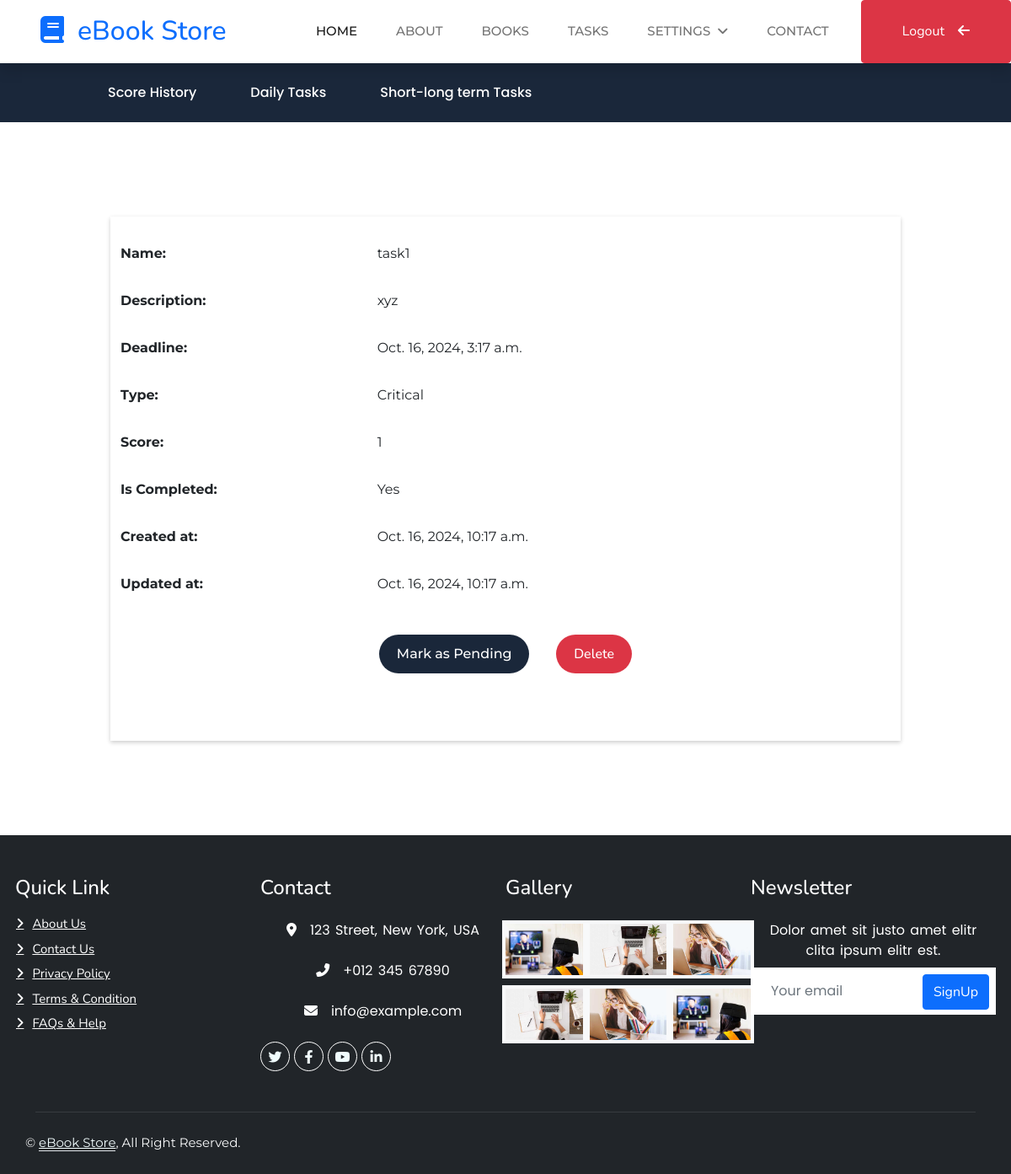
The app's page /4/ (signed in) with its own data.
### task/models.py (models this page shows, shortened)
class Task(models.Model):
    TASK_TYPE_MOST_IMPORTANT = "Most Important"
    TASK_TYPE_CRITICAL = "Critical"
    TASK_TYPE_OTHER = "Other"
    TASK_TYPES = (TASK_TYPE_MOST_IMPORTANT, TASK_TYPE_CRITICAL, TASK_TYPE_OTHER)
    TASK_DUERATION_DAILY = "Daily"
    TASK_DUERATION_LONG_SHORT_TERM = "Long-Short term"
    TASK_DUERATIONS = (TASK_DUERATION_DAILY, TASK_DUERATION_LONG_SHORT_TERM)
    is_completed = models.BooleanField(default=False)
    name = models.CharField(max_length=200)
    description = models.TextField()
    deadline = models.DateTimeField()
    created_by = models.ForeignKey(
        User, on_delete=models.CASCADE, related_name="tasks"
    )
    created_at = models.DateTimeField(auto_now_add=True)
    updated_at = models.DateTimeField(auto_now=True)
    score = models.IntegerField(default=1)
    type = models.CharField(
        max_length=20,
        choices=((i, i) for i in TASK_TYPES),
        default=TASK_TYPE_MOST_IMPORTANT,
    )
    duration = models.CharField(
        max_length=20,
        choices=((i, i) for i in TASK_DUERATIONS),
        default=TASK_DUERATION_LONG_SHORT_TERM,
    )

### task/views.py (the view, shortened to what this page needs)
# urls.py: path("<int:pk>/", views.TaskDetailView.as_view(), name="detail"),
class TaskDetailView(LoginRequiredMixin, View):
    template_name = "task/task-detail.html"
    def get(self, request, pk):
        try:
            task = request.user.tasks.get(pk=pk)
        except ObjectDoesNotExist:
            raise Http404
        return render(request, self.template_name, {"task": task})

### task/templates/task/task-detail.html (shortened to what this page needs)
{% extends 'base.html' %}
{% load static %}
{% block css %}
<link rel="stylesheet" href="{% static 'task/css/bootstrap.min.css' %}" />
<link rel="stylesheet" href="{% static 'task/css/style.css' %}" />
<link rel="stylesheet" href="{% static 'task/css/responsive.css' %}" />
<link rel="stylesheet" href="{% static 'task/css/table.css' %}" />
{% endblock css %}
{% block content %}
{% include "components/navbar.html" %}
<section class="detail">
    <div class="container">
        <div class="row">
            <div class="col-12 mx-auto">
                <div class="row">
                    <div class="col-lg-10 col-md-10 col-sm-10 col-12 px-3 card_box mx-auto">
                        <div class="card_content">
                            <div class='row'>
                                <div class='col-md-4'>
                                    <b>Name:</b>
                                </div>
                                <div class='col-md-8'>
                                    {{ task.name }}
                                </div>
                            </div>
                            <div class='row'>
                                <div class='col-md-4'>
                                    <b>Description:</b>
                                </div>
                                <div class='col-md-8'>
                                    {{ task.description }}
                                </div>
                            </div>
                            <div class='row'>
                                <div class='col-md-4'>
                                    <b>Deadline:</b>
                                </div>
                                <div class='col-md-8'>
                                    {{ task.deadline }}
                                </div>
                            </div>
                            <div class='row'>
                                <div class='col-md-4'>
                                    <b>Type:</b>
                                </div>
                                <div class='col-md-8'>
                                    {{ task.type }}
                                </div>
                            </div>
                            <div class='row'>
                                <div class='col-md-4'>
                                    <b>Score:</b>
                                </div>
                                <div class='col-md-8'>
                                    {{ task.score }}
                                </div>
                            </div>
                            <div class='row'>
                                <div class='col-md-4'>
                                    <b>Is Completed:</b>
                                </div>
                                <div class='col-md-8' id="is-completed">
                                    {% if task.is_completed %}Yes {% else %} No{% endif %}
                                </div>
                            </div>
                            <div class='row'>
                                <div class='col-md-4'>
                                    <b>Created at:</b>
                                </div>
                                <div class='col-md-8'>
                                    {{ task.created_at }}
                                </div>
                            </div>
                            <div class='row'>
                                <div class='col-md-4'>
                                    <b>Updated at:</b>
                                </div>
                                <div class='col-md-8'>
                                    {{ task.updated_at }}
                                </div>
                            </div>
                            <div class='row'>
                                <div class='col-md-12 d-flex justify-content-center'>
                                    <button class='add-new-task-btn bg-blue btn-primary p-2 m-3' id="mark-as-btn">
                                        Mark as {% if task.is_completed %}Pending{% else %} Completed{% endif %} </button>
                                    <form method="POST" action="{% url 'task:delete' task.id %}">
                                        <button class='add-new-task-btn btn btn-danger p-2 m-3' type="submit">Delete</button>
                                    </form>
                                </div>
                            </div>
                        </div>
                    </div>
                </div>
            </div>
        </div>
    </div>
</section>
{% endblock content %}

### static/css/style.css (style rules this page uses)
:root { --primary: #06BBCC; --light: #F0FBFC; --dark: #181d38; }
.btn { font-family: 'Nunito', sans-serif; font-weight: 600; transition: .5s; }

### task/static/task/css/style.css (style rules this page uses)
* { margin: 0; padding: 0; box-sizing: border-box; }
body { font-family: 'Montserrat', sans-serif; scroll-behavior: smooth; }
:root { --primary-color: #3E9D03; --red: #C0392B; --blue: #1A273A; --black: #43A707; --white-color: #FFFFFF; --Relway: 'Raleway', sans-serif; --Poppins: 'Poppins', sans-serif; --Roboto: 'Roboto', sans-serif; }
.row>* { padding-right: calc(var(--bs-gutter-x) * .0); padding-left: calc(var(--bs-gutter-x) * .0); }

### task/static/task/css/responsive.css (style rules this page uses)
:root { --primary-color: #3E9D03; --blue: #1A273A; --black: #43A707; --white-color: #FFFFFF; --Relway: 'Raleway', sans-serif; --Poppins: 'Poppins', sans-serif; --Roboto: 'Roboto', sans-serif; }

### task/static/task/css/table.css (style rules this page uses)
:root { --primary-color: #3E9D03; --blue: #1A273A; --black: #43A707; --white-color: #FFFFFF; --Relway: 'Raleway', sans-serif; --Poppins: 'Poppins', sans-serif; --Roboto: 'Roboto', sans-serif; }
.bg-blue { background-color: var(--blue) !important; color: var(--white-color); }
.add-new-task-btn { padding: .7rem 1.3rem !important; border: none; outline: none; font-size: 1rem; font-weight: 500; border-radius: 4rem; }
.card_content { background-color: var(--white-color); width: 100%; padding: 2rem 1.5rem; }
.card_box { padding: 7rem 0rem; }
.card_content { box-shadow: 0px 2px 5px 0px rgba(0,0,0,.2) !important; }
.card_content > * { margin-bottom: 2rem; }

### records on screen
Task: name "task1", description "xyz", deadline "Oct. 16, 2024, 3:17 a.m.", type "Critical", score "1", created_at "Oct. 16, 2024, 10:17 a.m.", updated_at "Oct. 16, 2024, 10:17 a.m."
